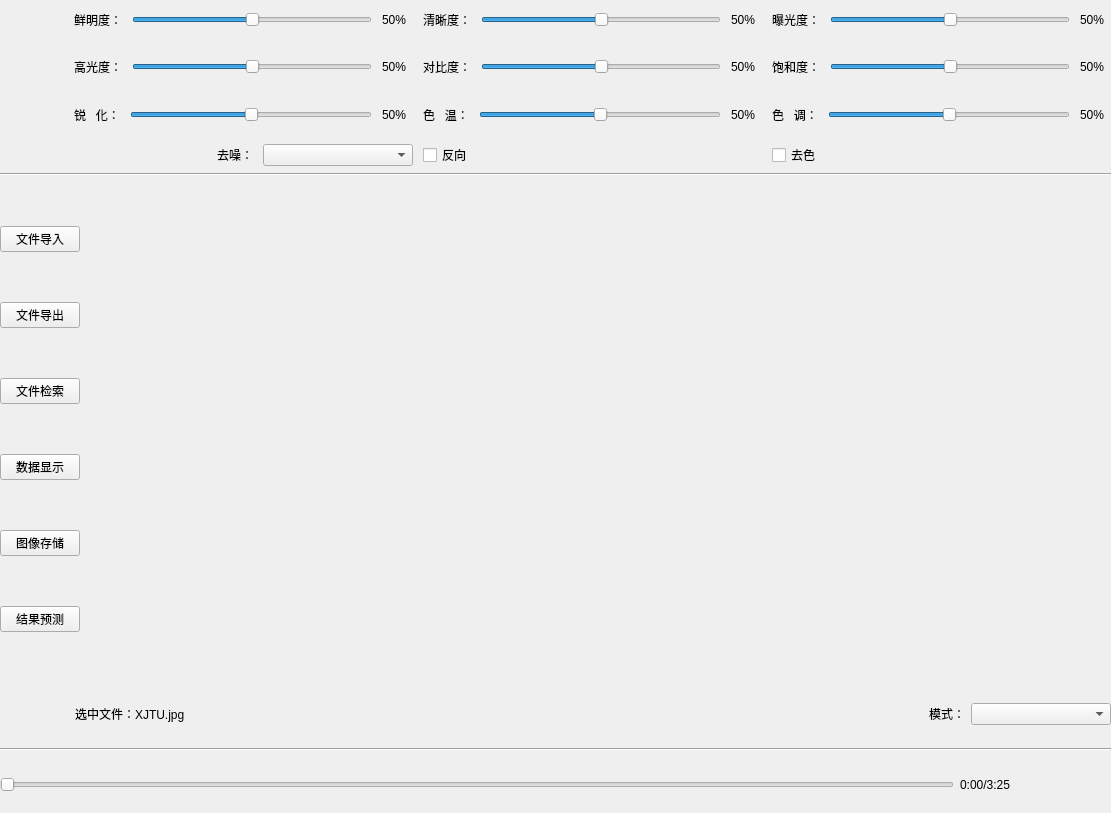
<?xml version="1.0" encoding="UTF-8"?>
<ui version="4.0">
 <class>fourth_page</class>
 <widget class="QWidget" name="fourth_page">
  <property name="geometry">
   <rect>
    <x>0</x>
    <y>0</y>
    <width>1111</width>
    <height>813</height>
   </rect>
  </property>
  <property name="windowTitle">
   <string>Form</string>
  </property>
  <widget class="QWidget" name="">
   <property name="geometry">
    <rect>
     <x>0</x>
     <y>1</y>
     <width>1111</width>
     <height>811</height>
    </rect>
   </property>
   <layout class="QVBoxLayout" name="verticalLayout" stretch="3,0,9,1,0,1">
    <item>
     <layout class="QHBoxLayout" name="module1" stretch="1,9">
      <property name="spacing">
       <number>10</number>
      </property>
      <item>
       <widget class="QLabel" name="reset_bn">
        <property name="sizePolicy">
         <sizepolicy hsizetype="Minimum" vsizetype="Minimum">
          <horstretch>0</horstretch>
          <verstretch>0</verstretch>
         </sizepolicy>
        </property>
        <property name="maximumSize">
         <size>
          <width>64</width>
          <height>64</height>
         </size>
        </property>
        <property name="text">
         <string/>
        </property>
        <property name="pixmap">
         <pixmap>reset_btn .png</pixmap>
        </property>
        <property name="scaledContents">
         <bool>true</bool>
        </property>
       </widget>
      </item>
      <item>
       <layout class="QGridLayout" name="grid">
        <item row="1" column="1">
         <layout class="QHBoxLayout" name="m1_22">
          <item alignment="Qt::AlignLeft">
           <widget class="QLabel" name="contrast_label">
            <property name="sizePolicy">
             <sizepolicy hsizetype="Expanding" vsizetype="Expanding">
              <horstretch>0</horstretch>
              <verstretch>0</verstretch>
             </sizepolicy>
            </property>
            <property name="text">
             <string>对比度：</string>
            </property>
           </widget>
          </item>
          <item>
           <widget class="QSlider" name="contrast_slider">
            <property name="sizePolicy">
             <sizepolicy hsizetype="Expanding" vsizetype="Expanding">
              <horstretch>0</horstretch>
              <verstretch>0</verstretch>
             </sizepolicy>
            </property>
            <property name="maximum">
             <number>100</number>
            </property>
            <property name="value">
             <number>50</number>
            </property>
            <property name="orientation">
             <enum>Qt::Horizontal</enum>
            </property>
           </widget>
          </item>
          <item>
           <widget class="QLabel" name="contrast_per">
            <property name="text">
             <string>50%  </string>
            </property>
           </widget>
          </item>
         </layout>
        </item>
        <item row="3" column="2">
         <widget class="QCheckBox" name="decolor">
          <property name="text">
           <string>去色</string>
          </property>
         </widget>
        </item>
        <item row="2" column="2">
         <layout class="QHBoxLayout" name="m1_33">
          <item alignment="Qt::AlignLeft">
           <widget class="QLabel" name="hue_label">
            <property name="sizePolicy">
             <sizepolicy hsizetype="Expanding" vsizetype="Expanding">
              <horstretch>0</horstretch>
              <verstretch>0</verstretch>
             </sizepolicy>
            </property>
            <property name="text">
             <string>色   调：</string>
            </property>
           </widget>
          </item>
          <item>
           <widget class="QSlider" name="hue_slider">
            <property name="sizePolicy">
             <sizepolicy hsizetype="Expanding" vsizetype="Expanding">
              <horstretch>0</horstretch>
              <verstretch>0</verstretch>
             </sizepolicy>
            </property>
            <property name="maximum">
             <number>100</number>
            </property>
            <property name="value">
             <number>50</number>
            </property>
            <property name="orientation">
             <enum>Qt::Horizontal</enum>
            </property>
           </widget>
          </item>
          <item>
           <widget class="QLabel" name="hue_per">
            <property name="text">
             <string>50%  </string>
            </property>
           </widget>
          </item>
         </layout>
        </item>
        <item row="3" column="0">
         <layout class="QHBoxLayout" name="horizontalLayout" stretch="3,7">
          <item alignment="Qt::AlignRight">
           <widget class="QLabel" name="m1_41">
            <property name="text">
             <string>去噪：</string>
            </property>
           </widget>
          </item>
          <item>
           <widget class="QComboBox" name="denoise_combobox">
            <property name="maximumSize">
             <size>
              <width>150</width>
              <height>16777215</height>
             </size>
            </property>
            <property name="placeholderText">
             <string/>
            </property>
            <property name="modelColumn">
             <number>4</number>
            </property>
           </widget>
          </item>
         </layout>
        </item>
        <item row="1" column="2">
         <layout class="QHBoxLayout" name="m1_23">
          <item alignment="Qt::AlignLeft">
           <widget class="QLabel" name="saturation_label">
            <property name="sizePolicy">
             <sizepolicy hsizetype="Expanding" vsizetype="Expanding">
              <horstretch>0</horstretch>
              <verstretch>0</verstretch>
             </sizepolicy>
            </property>
            <property name="text">
             <string>饱和度：</string>
            </property>
           </widget>
          </item>
          <item>
           <widget class="QSlider" name="saturation_slider">
            <property name="sizePolicy">
             <sizepolicy hsizetype="Expanding" vsizetype="Expanding">
              <horstretch>0</horstretch>
              <verstretch>0</verstretch>
             </sizepolicy>
            </property>
            <property name="maximum">
             <number>100</number>
            </property>
            <property name="value">
             <number>50</number>
            </property>
            <property name="orientation">
             <enum>Qt::Horizontal</enum>
            </property>
           </widget>
          </item>
          <item>
           <widget class="QLabel" name="saturation_per">
            <property name="text">
             <string>50%  </string>
            </property>
           </widget>
          </item>
         </layout>
        </item>
        <item row="0" column="0">
         <layout class="QHBoxLayout" name="m1_11">
          <item alignment="Qt::AlignLeft">
           <widget class="QLabel" name="bright_label">
            <property name="sizePolicy">
             <sizepolicy hsizetype="Expanding" vsizetype="Expanding">
              <horstretch>0</horstretch>
              <verstretch>0</verstretch>
             </sizepolicy>
            </property>
            <property name="text">
             <string>鲜明度：</string>
            </property>
           </widget>
          </item>
          <item>
           <widget class="QSlider" name="bright_slider">
            <property name="sizePolicy">
             <sizepolicy hsizetype="Expanding" vsizetype="Expanding">
              <horstretch>0</horstretch>
              <verstretch>0</verstretch>
             </sizepolicy>
            </property>
            <property name="maximum">
             <number>100</number>
            </property>
            <property name="value">
             <number>50</number>
            </property>
            <property name="orientation">
             <enum>Qt::Horizontal</enum>
            </property>
            <property name="tickPosition">
             <enum>QSlider::NoTicks</enum>
            </property>
            <property name="tickInterval">
             <number>1</number>
            </property>
           </widget>
          </item>
          <item>
           <widget class="QLabel" name="bright_per">
            <property name="text">
             <string>50%  </string>
            </property>
           </widget>
          </item>
         </layout>
        </item>
        <item row="2" column="0">
         <layout class="QHBoxLayout" name="m1_31">
          <item alignment="Qt::AlignLeft">
           <widget class="QLabel" name="sharpness_label">
            <property name="sizePolicy">
             <sizepolicy hsizetype="Expanding" vsizetype="Expanding">
              <horstretch>0</horstretch>
              <verstretch>0</verstretch>
             </sizepolicy>
            </property>
            <property name="text">
             <string>锐   化：</string>
            </property>
           </widget>
          </item>
          <item>
           <widget class="QSlider" name="sharpness_slider">
            <property name="sizePolicy">
             <sizepolicy hsizetype="Expanding" vsizetype="Expanding">
              <horstretch>0</horstretch>
              <verstretch>0</verstretch>
             </sizepolicy>
            </property>
            <property name="maximum">
             <number>100</number>
            </property>
            <property name="value">
             <number>50</number>
            </property>
            <property name="orientation">
             <enum>Qt::Horizontal</enum>
            </property>
           </widget>
          </item>
          <item>
           <widget class="QLabel" name="sharpness_per">
            <property name="text">
             <string>50%  </string>
            </property>
           </widget>
          </item>
         </layout>
        </item>
        <item row="3" column="1">
         <widget class="QCheckBox" name="reverse">
          <property name="text">
           <string>反向</string>
          </property>
         </widget>
        </item>
        <item row="0" column="2">
         <layout class="QHBoxLayout" name="m1_13">
          <item alignment="Qt::AlignLeft">
           <widget class="QLabel" name="exposure_label">
            <property name="sizePolicy">
             <sizepolicy hsizetype="Expanding" vsizetype="Expanding">
              <horstretch>0</horstretch>
              <verstretch>0</verstretch>
             </sizepolicy>
            </property>
            <property name="text">
             <string>曝光度：</string>
            </property>
           </widget>
          </item>
          <item>
           <widget class="QSlider" name="exposure_slider">
            <property name="sizePolicy">
             <sizepolicy hsizetype="Expanding" vsizetype="Expanding">
              <horstretch>0</horstretch>
              <verstretch>0</verstretch>
             </sizepolicy>
            </property>
            <property name="minimum">
             <number>0</number>
            </property>
            <property name="maximum">
             <number>100</number>
            </property>
            <property name="value">
             <number>50</number>
            </property>
            <property name="orientation">
             <enum>Qt::Horizontal</enum>
            </property>
           </widget>
          </item>
          <item>
           <widget class="QLabel" name="exposure_per">
            <property name="text">
             <string>50%  </string>
            </property>
           </widget>
          </item>
         </layout>
        </item>
        <item row="1" column="0">
         <layout class="QHBoxLayout" name="m1_21">
          <item alignment="Qt::AlignLeft">
           <widget class="QLabel" name="highlight_label">
            <property name="sizePolicy">
             <sizepolicy hsizetype="Expanding" vsizetype="Expanding">
              <horstretch>0</horstretch>
              <verstretch>0</verstretch>
             </sizepolicy>
            </property>
            <property name="text">
             <string>高光度：</string>
            </property>
           </widget>
          </item>
          <item>
           <widget class="QSlider" name="highlight_slider">
            <property name="sizePolicy">
             <sizepolicy hsizetype="Expanding" vsizetype="Expanding">
              <horstretch>0</horstretch>
              <verstretch>0</verstretch>
             </sizepolicy>
            </property>
            <property name="maximum">
             <number>100</number>
            </property>
            <property name="value">
             <number>50</number>
            </property>
            <property name="orientation">
             <enum>Qt::Horizontal</enum>
            </property>
           </widget>
          </item>
          <item>
           <widget class="QLabel" name="highlight_per">
            <property name="text">
             <string>50%  </string>
            </property>
           </widget>
          </item>
         </layout>
        </item>
        <item row="0" column="1">
         <layout class="QHBoxLayout" name="m1_12">
          <item alignment="Qt::AlignLeft">
           <widget class="QLabel" name="clarity_label">
            <property name="sizePolicy">
             <sizepolicy hsizetype="Expanding" vsizetype="Expanding">
              <horstretch>0</horstretch>
              <verstretch>0</verstretch>
             </sizepolicy>
            </property>
            <property name="text">
             <string>清晰度：</string>
            </property>
           </widget>
          </item>
          <item>
           <widget class="QSlider" name="clarity_slider">
            <property name="sizePolicy">
             <sizepolicy hsizetype="Expanding" vsizetype="Expanding">
              <horstretch>0</horstretch>
              <verstretch>0</verstretch>
             </sizepolicy>
            </property>
            <property name="maximum">
             <number>100</number>
            </property>
            <property name="value">
             <number>50</number>
            </property>
            <property name="orientation">
             <enum>Qt::Horizontal</enum>
            </property>
           </widget>
          </item>
          <item>
           <widget class="QLabel" name="clarity_per">
            <property name="text">
             <string>50%  </string>
            </property>
           </widget>
          </item>
         </layout>
        </item>
        <item row="2" column="1">
         <layout class="QHBoxLayout" name="m1_32">
          <item alignment="Qt::AlignLeft">
           <widget class="QLabel" name="temperature_label">
            <property name="sizePolicy">
             <sizepolicy hsizetype="Expanding" vsizetype="Expanding">
              <horstretch>0</horstretch>
              <verstretch>0</verstretch>
             </sizepolicy>
            </property>
            <property name="text">
             <string>色   温：</string>
            </property>
           </widget>
          </item>
          <item>
           <widget class="QSlider" name="temperature_slider">
            <property name="sizePolicy">
             <sizepolicy hsizetype="Expanding" vsizetype="Expanding">
              <horstretch>0</horstretch>
              <verstretch>0</verstretch>
             </sizepolicy>
            </property>
            <property name="maximum">
             <number>100</number>
            </property>
            <property name="value">
             <number>50</number>
            </property>
            <property name="orientation">
             <enum>Qt::Horizontal</enum>
            </property>
           </widget>
          </item>
          <item>
           <widget class="QLabel" name="temperature_per">
            <property name="text">
             <string>50%  </string>
            </property>
           </widget>
          </item>
         </layout>
        </item>
       </layout>
      </item>
     </layout>
    </item>
    <item>
     <widget class="Line" name="line">
      <property name="orientation">
       <enum>Qt::Horizontal</enum>
      </property>
     </widget>
    </item>
    <item>
     <layout class="QHBoxLayout" name="module2" stretch="0,9">
      <item>
       <layout class="QVBoxLayout" name="module2_1">
        <item alignment="Qt::AlignHCenter">
         <widget class="QPushButton" name="bn_import">
          <property name="sizePolicy">
           <sizepolicy hsizetype="Fixed" vsizetype="Fixed">
            <horstretch>0</horstretch>
            <verstretch>0</verstretch>
           </sizepolicy>
          </property>
          <property name="cursor">
           <cursorShape>PointingHandCursor</cursorShape>
          </property>
          <property name="text">
           <string>文件导入</string>
          </property>
         </widget>
        </item>
        <item alignment="Qt::AlignHCenter">
         <widget class="QPushButton" name="bn_export">
          <property name="sizePolicy">
           <sizepolicy hsizetype="Fixed" vsizetype="Fixed">
            <horstretch>0</horstretch>
            <verstretch>0</verstretch>
           </sizepolicy>
          </property>
          <property name="text">
           <string>文件导出</string>
          </property>
         </widget>
        </item>
        <item alignment="Qt::AlignHCenter">
         <widget class="QPushButton" name="bn_search">
          <property name="sizePolicy">
           <sizepolicy hsizetype="Fixed" vsizetype="Fixed">
            <horstretch>0</horstretch>
            <verstretch>0</verstretch>
           </sizepolicy>
          </property>
          <property name="text">
           <string>文件检索</string>
          </property>
         </widget>
        </item>
        <item alignment="Qt::AlignHCenter">
         <widget class="QPushButton" name="bn_show">
          <property name="sizePolicy">
           <sizepolicy hsizetype="Fixed" vsizetype="Fixed">
            <horstretch>0</horstretch>
            <verstretch>0</verstretch>
           </sizepolicy>
          </property>
          <property name="text">
           <string>数据显示</string>
          </property>
         </widget>
        </item>
        <item alignment="Qt::AlignHCenter">
         <widget class="QPushButton" name="bn_save">
          <property name="sizePolicy">
           <sizepolicy hsizetype="Fixed" vsizetype="Fixed">
            <horstretch>0</horstretch>
            <verstretch>0</verstretch>
           </sizepolicy>
          </property>
          <property name="text">
           <string>图像存储</string>
          </property>
         </widget>
        </item>
        <item alignment="Qt::AlignHCenter">
         <widget class="QPushButton" name="bn_predict">
          <property name="sizePolicy">
           <sizepolicy hsizetype="Fixed" vsizetype="Fixed">
            <horstretch>0</horstretch>
            <verstretch>0</verstretch>
           </sizepolicy>
          </property>
          <property name="text">
           <string>结果预测</string>
          </property>
         </widget>
        </item>
       </layout>
      </item>
      <item>
       <widget class="QLabel" name="main_img">
        <property name="text">
         <string/>
        </property>
        <property name="pixmap">
         <pixmap>XJTU.jpg</pixmap>
        </property>
        <property name="scaledContents">
         <bool>true</bool>
        </property>
       </widget>
      </item>
     </layout>
    </item>
    <item>
     <layout class="QHBoxLayout" name="module3" stretch="8,2">
      <property name="leftMargin">
       <number>75</number>
      </property>
      <item>
       <widget class="QLabel" name="cur_file">
        <property name="sizePolicy">
         <sizepolicy hsizetype="Minimum" vsizetype="Expanding">
          <horstretch>0</horstretch>
          <verstretch>0</verstretch>
         </sizepolicy>
        </property>
        <property name="text">
         <string>选中文件：XJTU.jpg</string>
        </property>
       </widget>
      </item>
      <item>
       <layout class="QHBoxLayout" name="horizontalLayout_2" stretch="3,7">
        <item alignment="Qt::AlignRight">
         <widget class="QLabel" name="model_label">
          <property name="text">
           <string>模式：</string>
          </property>
         </widget>
        </item>
        <item>
         <widget class="QComboBox" name="mode_combobox">
          <property name="sizePolicy">
           <sizepolicy hsizetype="Expanding" vsizetype="Fixed">
            <horstretch>0</horstretch>
            <verstretch>0</verstretch>
           </sizepolicy>
          </property>
         </widget>
        </item>
       </layout>
      </item>
     </layout>
    </item>
    <item>
     <widget class="Line" name="line_3">
      <property name="orientation">
       <enum>Qt::Horizontal</enum>
      </property>
     </widget>
    </item>
    <item>
     <layout class="QHBoxLayout" name="module4">
      <item>
       <layout class="QHBoxLayout" name="horizontalLayout_3" stretch="9,1">
        <item>
         <widget class="QSlider" name="video_slider">
          <property name="sizePolicy">
           <sizepolicy hsizetype="Expanding" vsizetype="Fixed">
            <horstretch>0</horstretch>
            <verstretch>0</verstretch>
           </sizepolicy>
          </property>
          <property name="maximumSize">
           <size>
            <width>16777215</width>
            <height>16777215</height>
           </size>
          </property>
          <property name="orientation">
           <enum>Qt::Horizontal</enum>
          </property>
         </widget>
        </item>
        <item>
         <widget class="QLabel" name="video_time">
          <property name="text">
           <string>0:00/3:25</string>
          </property>
         </widget>
        </item>
       </layout>
      </item>
      <item>
       <layout class="QHBoxLayout" name="horizontalLayout_5">
        <item>
         <widget class="Line" name="line_2">
          <property name="orientation">
           <enum>Qt::Horizontal</enum>
          </property>
         </widget>
        </item>
        <item>
         <widget class="QLabel" name="pre_btn">
          <property name="sizePolicy">
           <sizepolicy hsizetype="Minimum" vsizetype="Minimum">
            <horstretch>0</horstretch>
            <verstretch>0</verstretch>
           </sizepolicy>
          </property>
          <property name="maximumSize">
           <size>
            <width>60</width>
            <height>60</height>
           </size>
          </property>
          <property name="text">
           <string/>
          </property>
          <property name="pixmap">
           <pixmap>video_back.png</pixmap>
          </property>
          <property name="scaledContents">
           <bool>true</bool>
          </property>
         </widget>
        </item>
        <item>
         <widget class="QLabel" name="play_pause_btn">
          <property name="sizePolicy">
           <sizepolicy hsizetype="Minimum" vsizetype="Minimum">
            <horstretch>0</horstretch>
            <verstretch>0</verstretch>
           </sizepolicy>
          </property>
          <property name="maximumSize">
           <size>
            <width>64</width>
            <height>64</height>
           </size>
          </property>
          <property name="text">
           <string/>
          </property>
          <property name="pixmap">
           <pixmap>video_play.png</pixmap>
          </property>
          <property name="scaledContents">
           <bool>true</bool>
          </property>
         </widget>
        </item>
        <item>
         <widget class="QLabel" name="next_btn">
          <property name="sizePolicy">
           <sizepolicy hsizetype="Minimum" vsizetype="Minimum">
            <horstretch>0</horstretch>
            <verstretch>0</verstretch>
           </sizepolicy>
          </property>
          <property name="maximumSize">
           <size>
            <width>60</width>
            <height>60</height>
           </size>
          </property>
          <property name="text">
           <string/>
          </property>
          <property name="pixmap">
           <pixmap>video_forward.png</pixmap>
          </property>
          <property name="scaledContents">
           <bool>true</bool>
          </property>
         </widget>
        </item>
       </layout>
      </item>
     </layout>
    </item>
   </layout>
  </widget>
 </widget>
 <resources/>
 <connections/>
</ui>
